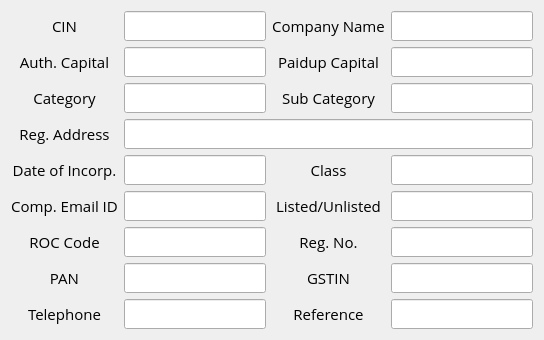
    <widget class="QWidget" name="widget_2" native="true">
     <property name="sizePolicy">
      <sizepolicy hsizetype="Expanding" vsizetype="Expanding">
       <horstretch>0</horstretch>
       <verstretch>0</verstretch>
      </sizepolicy>
     </property>
     <property name="font">
      <font>
       <family>Open Sans</family>
       <pointsize>11</pointsize>
      </font>
     </property>
     <layout class="QGridLayout" name="gridLayout_2">
      <item row="0" column="3">
       <widget class="QLabel" name="label_3">
        <property name="font">
         <font>
          <family>Open Sans</family>
          <pointsize>11</pointsize>
          <stylestrategy>PreferAntialias</stylestrategy>
         </font>
        </property>
        <property name="text">
         <string>Company Name</string>
        </property>
        <property name="alignment">
         <set>Qt::AlignCenter</set>
        </property>
       </widget>
      </item>
      <item row="7" column="3">
       <widget class="QLabel" name="GSTLabel">
        <property name="font">
         <font>
          <family>Open Sans</family>
          <pointsize>11</pointsize>
          <stylestrategy>PreferAntialias</stylestrategy>
         </font>
        </property>
        <property name="text">
         <string>GSTIN</string>
        </property>
        <property name="alignment">
         <set>Qt::AlignCenter</set>
        </property>
       </widget>
      </item>
      <item row="5" column="0">
       <widget class="QLabel" name="compemail">
        <property name="font">
         <font>
          <family>Open Sans</family>
          <pointsize>11</pointsize>
          <stylestrategy>PreferAntialias</stylestrategy>
         </font>
        </property>
        <property name="text">
         <string>Comp. Email ID</string>
        </property>
        <property name="alignment">
         <set>Qt::AlignCenter</set>
        </property>
       </widget>
      </item>
      <item row="6" column="0">
       <widget class="QLabel" name="roccode">
        <property name="font">
         <font>
          <family>Open Sans</family>
          <pointsize>11</pointsize>
          <stylestrategy>PreferAntialias</stylestrategy>
         </font>
        </property>
        <property name="text">
         <string>ROC Code</string>
        </property>
        <property name="alignment">
         <set>Qt::AlignCenter</set>
        </property>
       </widget>
      </item>
      <item row="2" column="2">
       <widget class="QLineEdit" name="fillcategory">
        <property name="sizePolicy">
         <sizepolicy hsizetype="Expanding" vsizetype="Expanding">
          <horstretch>0</horstretch>
          <verstretch>0</verstretch>
         </sizepolicy>
        </property>
        <property name="font">
         <font>
          <family>Open Sans</family>
          <pointsize>11</pointsize>
          <stylestrategy>PreferAntialias</stylestrategy>
         </font>
        </property>
        <property name="text">
         <string/>
        </property>
        <property name="readOnly">
         <bool>false</bool>
        </property>
       </widget>
      </item>
      <item row="0" column="0">
       <widget class="QLabel" name="label_2">
        <property name="font">
         <font>
          <family>Open Sans</family>
          <pointsize>11</pointsize>
          <stylestrategy>PreferAntialias</stylestrategy>
         </font>
        </property>
        <property name="text">
         <string>CIN</string>
        </property>
        <property name="alignment">
         <set>Qt::AlignCenter</set>
        </property>
        <property name="indent">
         <number>-1</number>
        </property>
       </widget>
      </item>
      <item row="7" column="4">
       <widget class="QLineEdit" name="GSTFill">
        <property name="sizePolicy">
         <sizepolicy hsizetype="Expanding" vsizetype="Expanding">
          <horstretch>0</horstretch>
          <verstretch>0</verstretch>
         </sizepolicy>
        </property>
        <property name="font">
         <font>
          <family>Open Sans</family>
          <pointsize>11</pointsize>
          <stylestrategy>PreferAntialias</stylestrategy>
         </font>
        </property>
        <property name="readOnly">
         <bool>false</bool>
        </property>
       </widget>
      </item>
      <item row="4" column="2">
       <widget class="QLineEdit" name="fill_DateofIncorp">
        <property name="sizePolicy">
         <sizepolicy hsizetype="Expanding" vsizetype="Expanding">
          <horstretch>0</horstretch>
          <verstretch>0</verstretch>
         </sizepolicy>
        </property>
        <property name="font">
         <font>
          <family>Open Sans</family>
          <pointsize>11</pointsize>
          <stylestrategy>PreferAntialias</stylestrategy>
         </font>
        </property>
        <property name="text">
         <string/>
        </property>
        <property name="readOnly">
         <bool>false</bool>
        </property>
       </widget>
      </item>
      <item row="5" column="4">
       <widget class="QLineEdit" name="fill_listed">
        <property name="sizePolicy">
         <sizepolicy hsizetype="Expanding" vsizetype="Expanding">
          <horstretch>0</horstretch>
          <verstretch>0</verstretch>
         </sizepolicy>
        </property>
        <property name="font">
         <font>
          <family>Open Sans</family>
          <pointsize>11</pointsize>
          <stylestrategy>PreferAntialias</stylestrategy>
         </font>
        </property>
        <property name="text">
         <string/>
        </property>
        <property name="readOnly">
         <bool>false</bool>
        </property>
       </widget>
      </item>
      <item row="4" column="3">
       <widget class="QLabel" name="class_2">
        <property name="font">
         <font>
          <family>Open Sans</family>
          <pointsize>11</pointsize>
          <stylestrategy>PreferAntialias</stylestrategy>
         </font>
        </property>
        <property name="text">
         <string>Class</string>
        </property>
        <property name="alignment">
         <set>Qt::AlignCenter</set>
        </property>
       </widget>
      </item>
      <item row="1" column="3">
       <widget class="QLabel" name="Paiupcapital">
        <property name="font">
         <font>
          <family>Open Sans</family>
          <pointsize>11</pointsize>
          <stylestrategy>PreferAntialias</stylestrategy>
         </font>
        </property>
        <property name="text">
         <string>Paidup Capital</string>
        </property>
        <property name="alignment">
         <set>Qt::AlignCenter</set>
        </property>
       </widget>
      </item>
      <item row="6" column="2">
       <widget class="QLineEdit" name="fill_ROC">
        <property name="sizePolicy">
         <sizepolicy hsizetype="Expanding" vsizetype="Expanding">
          <horstretch>0</horstretch>
          <verstretch>0</verstretch>
         </sizepolicy>
        </property>
        <property name="font">
         <font>
          <family>Open Sans</family>
          <pointsize>11</pointsize>
          <stylestrategy>PreferAntialias</stylestrategy>
         </font>
        </property>
        <property name="text">
         <string/>
        </property>
        <property name="readOnly">
         <bool>false</bool>
        </property>
       </widget>
      </item>
      <item row="7" column="0">
       <widget class="QLabel" name="PanLabel">
        <property name="font">
         <font>
          <family>Open Sans</family>
          <pointsize>11</pointsize>
          <stylestrategy>PreferAntialias</stylestrategy>
         </font>
        </property>
        <property name="text">
         <string>PAN</string>
        </property>
        <property name="alignment">
         <set>Qt::AlignCenter</set>
        </property>
       </widget>
      </item>
      <item row="6" column="3">
       <widget class="QLabel" name="regno">
        <property name="font">
         <font>
          <family>Open Sans</family>
          <pointsize>11</pointsize>
          <stylestrategy>PreferAntialias</stylestrategy>
         </font>
        </property>
        <property name="text">
         <string>Reg. No.</string>
        </property>
        <property name="alignment">
         <set>Qt::AlignCenter</set>
        </property>
       </widget>
      </item>
      <item row="1" column="2">
       <widget class="QLineEdit" name="fill_Authcapital">
        <property name="sizePolicy">
         <sizepolicy hsizetype="Expanding" vsizetype="Expanding">
          <horstretch>0</horstretch>
          <verstretch>0</verstretch>
         </sizepolicy>
        </property>
        <property name="font">
         <font>
          <family>Open Sans</family>
          <pointsize>11</pointsize>
          <stylestrategy>PreferAntialias</stylestrategy>
         </font>
        </property>
        <property name="text">
         <string/>
        </property>
        <property name="readOnly">
         <bool>false</bool>
        </property>
       </widget>
      </item>
      <item row="0" column="4">
       <widget class="QLineEdit" name="fillName">
        <property name="sizePolicy">
         <sizepolicy hsizetype="Expanding" vsizetype="Expanding">
          <horstretch>0</horstretch>
          <verstretch>0</verstretch>
         </sizepolicy>
        </property>
        <property name="font">
         <font>
          <family>Open Sans</family>
          <pointsize>11</pointsize>
          <stylestrategy>PreferAntialias</stylestrategy>
         </font>
        </property>
        <property name="readOnly">
         <bool>false</bool>
        </property>
       </widget>
      </item>
      <item row="2" column="3">
       <widget class="QLabel" name="subcategory">
        <property name="font">
         <font>
          <family>Open Sans</family>
          <pointsize>11</pointsize>
          <stylestrategy>PreferAntialias</stylestrategy>
         </font>
        </property>
        <property name="text">
         <string>Sub Category</string>
        </property>
        <property name="alignment">
         <set>Qt::AlignCenter</set>
        </property>
       </widget>
      </item>
      <item row="8" column="3">
       <widget class="QLabel" name="label_4">
        <property name="font">
         <font>
          <family>Open Sans</family>
          <pointsize>11</pointsize>
          <stylestrategy>PreferAntialias</stylestrategy>
         </font>
        </property>
        <property name="text">
         <string>Reference</string>
        </property>
        <property name="alignment">
         <set>Qt::AlignCenter</set>
        </property>
       </widget>
      </item>
      <item row="1" column="4">
       <widget class="QLineEdit" name="fill_paidup">
        <property name="sizePolicy">
         <sizepolicy hsizetype="Expanding" vsizetype="Expanding">
          <horstretch>0</horstretch>
          <verstretch>0</verstretch>
         </sizepolicy>
        </property>
        <property name="font">
         <font>
          <family>Open Sans</family>
          <pointsize>11</pointsize>
          <stylestrategy>PreferAntialias</stylestrategy>
         </font>
        </property>
        <property name="text">
         <string/>
        </property>
        <property name="readOnly">
         <bool>false</bool>
        </property>
       </widget>
      </item>
      <item row="1" column="0">
       <widget class="QLabel" name="AuthCapital">
        <property name="font">
         <font>
          <family>Open Sans</family>
          <pointsize>11</pointsize>
          <stylestrategy>PreferAntialias</stylestrategy>
         </font>
        </property>
        <property name="text">
         <string>Auth. Capital</string>
        </property>
        <property name="alignment">
         <set>Qt::AlignCenter</set>
        </property>
       </widget>
      </item>
      <item row="3" column="0">
       <widget class="QLabel" name="regaddress">
        <property name="font">
         <font>
          <family>Open Sans</family>
          <pointsize>11</pointsize>
          <stylestrategy>PreferAntialias</stylestrategy>
         </font>
        </property>
        <property name="text">
         <string>Reg. Address</string>
        </property>
        <property name="alignment">
         <set>Qt::AlignCenter</set>
        </property>
       </widget>
      </item>
      <item row="0" column="2">
       <widget class="QLineEdit" name="fillCIN">
        <property name="sizePolicy">
         <sizepolicy hsizetype="Expanding" vsizetype="Expanding">
          <horstretch>0</horstretch>
          <verstretch>0</verstretch>
         </sizepolicy>
        </property>
        <property name="font">
         <font>
          <family>Open Sans</family>
          <pointsize>11</pointsize>
          <stylestrategy>PreferAntialias</stylestrategy>
         </font>
        </property>
        <property name="readOnly">
         <bool>false</bool>
        </property>
       </widget>
      </item>
      <item row="4" column="0">
       <widget class="QLabel" name="dateofincorp">
        <property name="font">
         <font>
          <family>Open Sans</family>
          <pointsize>11</pointsize>
          <stylestrategy>PreferAntialias</stylestrategy>
         </font>
        </property>
        <property name="text">
         <string>Date of Incorp.</string>
        </property>
        <property name="alignment">
         <set>Qt::AlignCenter</set>
        </property>
       </widget>
      </item>
      <item row="8" column="0">
       <widget class="QLabel" name="label">
        <property name="font">
         <font>
          <family>Open Sans</family>
          <pointsize>11</pointsize>
          <stylestrategy>PreferAntialias</stylestrategy>
         </font>
        </property>
        <property name="text">
         <string>Telephone</string>
        </property>
        <property name="alignment">
         <set>Qt::AlignCenter</set>
        </property>
       </widget>
      </item>
      <item row="2" column="0">
       <widget class="QLabel" name="category">
        <property name="font">
         <font>
          <family>Open Sans</family>
          <pointsize>11</pointsize>
          <stylestrategy>PreferAntialias</stylestrategy>
         </font>
        </property>
        <property name="text">
         <string>Category</string>
        </property>
        <property name="alignment">
         <set>Qt::AlignCenter</set>
        </property>
       </widget>
      </item>
      <item row="8" column="4">
       <widget class="QLineEdit" name="fillReference">
        <property name="sizePolicy">
         <sizepolicy hsizetype="Expanding" vsizetype="Expanding">
          <horstretch>0</horstretch>
          <verstretch>0</verstretch>
         </sizepolicy>
        </property>
        <property name="font">
         <font>
          <family>Open Sans</family>
          <pointsize>11</pointsize>
         </font>
        </property>
       </widget>
      </item>
      <item row="3" column="2" colspan="3">
       <widget class="QLineEdit" name="fill_RegAdd">
        <property name="sizePolicy">
         <sizepolicy hsizetype="Expanding" vsizetype="Expanding">
          <horstretch>0</horstretch>
          <verstretch>0</verstretch>
         </sizepolicy>
        </property>
        <property name="font">
         <font>
          <family>Open Sans</family>
          <pointsize>11</pointsize>
          <stylestrategy>PreferAntialias</stylestrategy>
         </font>
        </property>
        <property name="text">
         <string/>
        </property>
        <property name="readOnly">
         <bool>false</bool>
        </property>
       </widget>
      </item>
      <item row="5" column="2">
       <widget class="QLineEdit" name="fill_Comp_email">
        <property name="sizePolicy">
         <sizepolicy hsizetype="Expanding" vsizetype="Expanding">
          <horstretch>0</horstretch>
          <verstretch>0</verstretch>
         </sizepolicy>
        </property>
        <property name="font">
         <font>
          <family>Open Sans</family>
          <pointsize>11</pointsize>
          <stylestrategy>PreferAntialias</stylestrategy>
         </font>
        </property>
        <property name="text">
         <string/>
        </property>
        <property name="readOnly">
         <bool>false</bool>
        </property>
       </widget>
      </item>
      <item row="4" column="4">
       <widget class="QLineEdit" name="fillclass">
        <property name="sizePolicy">
         <sizepolicy hsizetype="Expanding" vsizetype="Expanding">
          <horstretch>0</horstretch>
          <verstretch>0</verstretch>
         </sizepolicy>
        </property>
        <property name="font">
         <font>
          <family>Open Sans</family>
          <pointsize>11</pointsize>
          <stylestrategy>PreferAntialias</stylestrategy>
         </font>
        </property>
        <property name="text">
         <string/>
        </property>
        <property name="readOnly">
         <bool>false</bool>
        </property>
       </widget>
      </item>
      <item row="7" column="2">
       <widget class="QLineEdit" name="PanFill">
        <property name="sizePolicy">
         <sizepolicy hsizetype="Expanding" vsizetype="Expanding">
          <horstretch>0</horstretch>
          <verstretch>0</verstretch>
         </sizepolicy>
        </property>
        <property name="font">
         <font>
          <family>Open Sans</family>
          <pointsize>11</pointsize>
          <stylestrategy>PreferAntialias</stylestrategy>
         </font>
        </property>
        <property name="readOnly">
         <bool>false</bool>
        </property>
       </widget>
      </item>
      <item row="8" column="2">
       <widget class="QLineEdit" name="fillTele">
        <property name="sizePolicy">
         <sizepolicy hsizetype="Expanding" vsizetype="Expanding">
          <horstretch>0</horstretch>
          <verstretch>0</verstretch>
         </sizepolicy>
        </property>
        <property name="font">
         <font>
          <family>Open Sans</family>
          <pointsize>11</pointsize>
         </font>
        </property>
       </widget>
      </item>
      <item row="2" column="4">
       <widget class="QLineEdit" name="fillsubcategory">
        <property name="sizePolicy">
         <sizepolicy hsizetype="Expanding" vsizetype="Expanding">
          <horstretch>0</horstretch>
          <verstretch>0</verstretch>
         </sizepolicy>
        </property>
        <property name="font">
         <font>
          <family>Open Sans</family>
          <pointsize>11</pointsize>
          <stylestrategy>PreferAntialias</stylestrategy>
         </font>
        </property>
        <property name="text">
         <string/>
        </property>
        <property name="readOnly">
         <bool>false</bool>
        </property>
       </widget>
      </item>
      <item row="5" column="3">
       <widget class="QLabel" name="listedunlisted">
        <property name="font">
         <font>
          <family>Open Sans</family>
          <pointsize>11</pointsize>
          <stylestrategy>PreferAntialias</stylestrategy>
         </font>
        </property>
        <property name="text">
         <string>Listed/Unlisted</string>
        </property>
        <property name="alignment">
         <set>Qt::AlignCenter</set>
        </property>
       </widget>
      </item>
      <item row="6" column="4">
       <widget class="QLineEdit" name="fill_RegNo">
        <property name="sizePolicy">
         <sizepolicy hsizetype="Expanding" vsizetype="Expanding">
          <horstretch>0</horstretch>
          <verstretch>0</verstretch>
         </sizepolicy>
        </property>
        <property name="font">
         <font>
          <family>Open Sans</family>
          <pointsize>11</pointsize>
          <stylestrategy>PreferAntialias</stylestrategy>
         </font>
        </property>
        <property name="text">
         <string/>
        </property>
        <property name="readOnly">
         <bool>false</bool>
        </property>
       </widget>
      </item>
     </layout>
    </widget>
